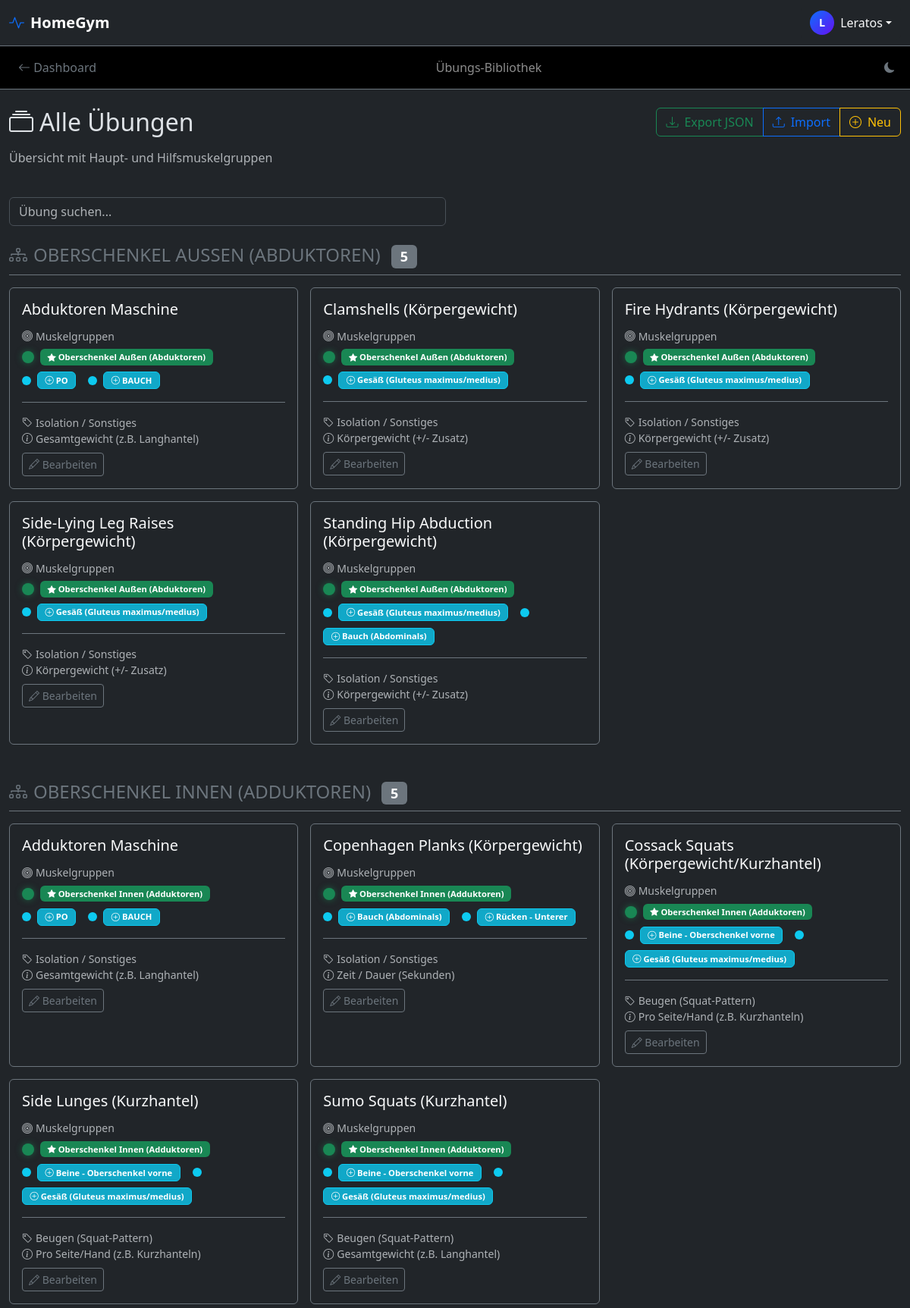
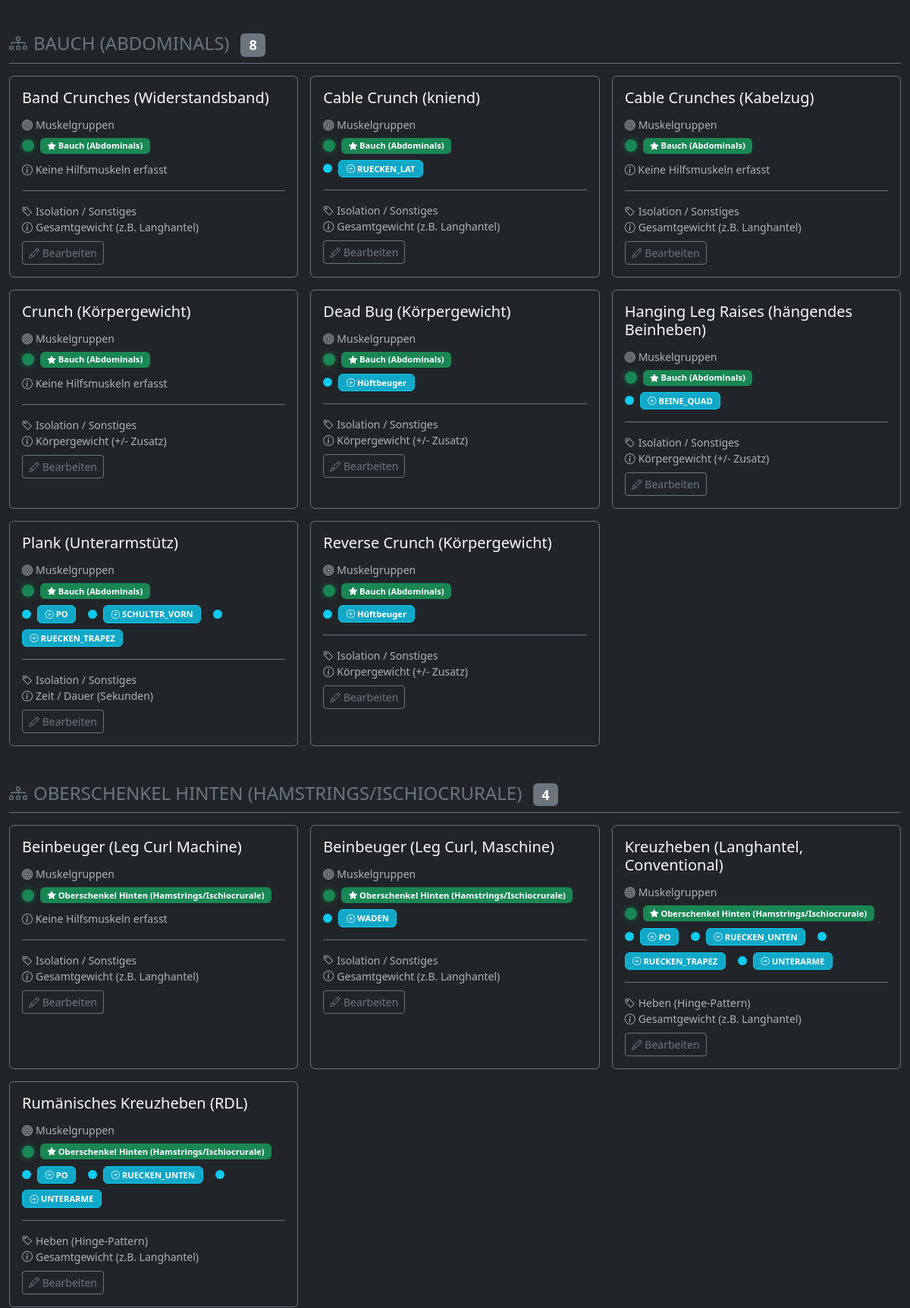
/uebungen/ (signed in, upper part), run on the app's committed database (2 pictures, top to bottom).
### core/models.py (models this page shows, shortened)
class Uebung(models.Model):
    bezeichnung = models.CharField(max_length=100, unique=True, verbose_name="Name der Übung")
    muskelgruppe = models.CharField(max_length=50, choices=MUSKELGRUPPEN, verbose_name="Hauptmuskel")
    hilfsmuskeln = models.JSONField(default=list, blank=True, verbose_name="Hilfsmuskelgruppen")
    gewichts_typ = models.CharField(max_length=20, choices=GEWICHTS_TYP, default='GESAMT', verbose_name="Gewichtsart")
    bewegungstyp = models.CharField(max_length=20, choices=BEWEGUNGS_TYP, default='ISOLATION', verbose_name="Bewegungsmuster")
    equipment = models.ManyToManyField(Equipment, related_name="uebungen", blank=True, verbose_name="Benötigtes Equipment")
    beschreibung = models.TextField(blank=True, verbose_name="Anleitung / Notizen")
    bild = models.ImageField(upload_to='uebungen_bilder/', blank=True, null=True, verbose_name="Foto/Grafik")
    video_link = models.URLField(blank=True, null=True, verbose_name="YouTube Link")
    favoriten = models.ManyToManyField(User, related_name="favoriten_uebungen", blank=True)
    erstellt_am = models.DateTimeField(auto_now_add=True)
    class Meta:
        verbose_name = "Übung"
        verbose_name_plural = "Übungen"
        ordering = ['bezeichnung']

### core/views.py (the view)
# urls.py: path('uebungen/', views.uebungen_auswahl, name='uebungen_auswahl'),
@login_required
def uebungen_auswahl(request):
    user_equipment_ids = request.user.verfuegbares_equipment.values_list('id', flat=True)
    if user_equipment_ids:
        uebungen = []
        for uebung in Uebung.objects.prefetch_related('equipment').order_by('muskelgruppe', 'bezeichnung'):
            required_eq_ids = set(uebung.equipment.values_list('id', flat=True))
            if not required_eq_ids or required_eq_ids.issubset(set(user_equipment_ids)):
                uebungen.append(uebung)
    else:
        uebungen = Uebung.objects.filter(equipment__isnull=True).distinct().order_by('muskelgruppe', 'bezeichnung')
    uebungen_nach_gruppe = {}
    for uebung in uebungen:
        mg_label = dict(MUSKELGRUPPEN).get(uebung.muskelgruppe, uebung.muskelgruppe)
        if mg_label not in uebungen_nach_gruppe:
            uebungen_nach_gruppe[mg_label] = []
        hilfs_labels = []
        if uebung.hilfsmuskeln:
            if isinstance(uebung.hilfsmuskeln, str):
                hilfs_texte = [h.strip() for h in uebung.hilfsmuskeln.split(',')]
            else:
                hilfs_texte = uebung.hilfsmuskeln
            text_to_code = {
                'Trizeps': 'TRIZEPS',
                'Bizeps': 'BIZEPS',
                'Brust': 'BRUST',
                'Schulter - Vordere': 'SCHULTER_VORN',
                'Schulter - Seitliche': 'SCHULTER_SEIT',
                'Schulter - Hintere': 'SCHULTER_HINT',
                'Bauch': 'BAUCH',
                'Po': 'PO',
                'Unterarme': 'UNTERARME',
                'Rücken - Nacken/Trapez': 'RUECKEN_TRAPEZ',
                'Rücken - Breiter Muskel': 'RUECKEN_LAT',
                'Rücken - Latissimus': 'RUECKEN_LAT',
                'Unterer Rücken': 'RUECKEN_UNTEN',
                'Beine - Quadrizeps': 'BEINE_QUAD',
                'Beine - Hamstrings': 'BEINE_HAM',
                'Waden': 'WADEN',
                'Adduktoren': 'ADDUKTOREN',
            }
            import re
            for hilfs_text in hilfs_texte:
                hilfs_text_clean = re.sub(r'\([^)]*\)', '', hilfs_text).strip()
                code = text_to_code.get(hilfs_text_clean)
                if code:
                    label = dict(MUSKELGRUPPEN).get(code, hilfs_text_clean)
                    hilfs_labels.append(label)
                else:
                    hilfs_labels.append(hilfs_text_clean)
        uebungen_nach_gruppe[mg_label].append({
            'id': uebung.id,
            'bezeichnung': uebung.bezeichnung,
            'muskelgruppe': uebung.muskelgruppe,
            'muskelgruppe_label': mg_label,
            'hilfsmuskeln': hilfs_labels,
            'hilfsmuskeln_count': len(hilfs_labels),
            'bewegungstyp': uebung.get_bewegungstyp_display(),
            'gewichts_typ': uebung.get_gewichts_typ_display(),
        })
    context = {
        'uebungen_nach_gruppe': uebungen_nach_gruppe,
    }
    return render(request, 'core/uebungen_auswahl.html', context)

### core/context_processors.py (called while the page is built)
def global_context(request):
    return {
        'current_year': datetime.now().year,
    }

### core/templates/core/uebungen_auswahl.html (shortened to what this page needs)
{% load static %}
{% load static %}<!doctype html>
<html lang="de" data-bs-theme="dark" id="htmlRoot">
<head>
    <link href="https://cdn.jsdelivr.net/npm/bootstrap@5.3.3/dist/css/bootstrap.min.css" rel="stylesheet">
    <link rel="stylesheet" href="https://cdn.jsdelivr.net/npm/bootstrap-icons@1.11.3/font/bootstrap-icons.min.css">
    <link rel="stylesheet" href="{% static 'core/css/theme-styles.css' %}">
</head>
<body>
    {% include 'core/includes/global_header.html' %}
    <nav class="navbar navbar-dark bg-black border-bottom border-secondary">
        <div class="container-fluid">
            <a class="btn btn-outline-secondary border-0" href="{% url 'dashboard' %}">
                <i class="bi bi-arrow-left"></i> Dashboard
            </a>
            <span class="navbar-text">Übungs-Bibliothek</span>
                    <button onclick="toggleTheme()" class="btn btn-sm btn-outline-secondary border-0 ms-2" title="Theme wechseln">
              <i class="bi bi-moon-fill" id="themeIcon"></i>
            </button>
</div>
    </nav>
    <div class="container-fluid py-4">
        <div class="row mb-4">
            <div class="col">
                <h2 class="mb-3">
                    <i class="bi bi-collection me-2"></i>Alle Übungen
                </h2>
                <p class="text-muted">
                    Übersicht mit Haupt- und Hilfsmuskelgruppen
                </p>
            </div>
            {% if user.is_staff %}
            <div class="col-auto">
                <div class="btn-group" role="group">
                    <a href="{% url 'export_uebungen' %}" class="btn btn-outline-success" title="Übungen exportieren">
                        <i class="bi bi-download me-2"></i>Export JSON
                    </a>
                    <button type="button" class="btn btn-outline-primary" data-bs-toggle="modal" data-bs-target="#importModal" title="Übungen importieren">
                        <i class="bi bi-upload me-2"></i>Import
                    </button>
                    <a href="{% url 'admin:core_uebung_add' %}" class="btn btn-outline-warning" title="Neue Übung">
                        <i class="bi bi-plus-circle me-2"></i>Neu
                    </a>
                </div>
            </div>
            {% endif %}
        </div>
        <div class="row mb-4">
            <div class="col-md-6">
                <input type="text" id="searchExercises" class="form-control" placeholder="Übung suchen...">
            </div>
        </div>
        {% for gruppe, uebungen in uebungen_nach_gruppe.items %}
        <div class="muscle-group-section mb-5">
            <h4 class="text-secondary text-uppercase mb-3 border-bottom border-secondary pb-2">
                <i class="bi bi-diagram-3 me-2"></i>{{ gruppe }}
                <span class="badge bg-secondary ms-2">{{ uebungen|length }}</span>
            </h4>
            <div class="row g-3">
                {% for uebung in uebungen %}
                <div class="col-lg-4 col-md-6 exercise-item" data-name="{{ uebung.bezeichnung|lower }}">
                    <a href="{% url 'exercise_detail' uebung.id %}" class="text-decoration-none">
                        <div class="card exercise-card bg-dark border-secondary h-100">
                            <div class="card-body">
                                <h5 class="card-title mb-3 text-light">
                                    {{ uebung.bezeichnung }}
                                </h5>
                            <div class="mb-3">
                                <h6 class="text-muted small mb-2">
                                    <i class="bi bi-bullseye me-1"></i>Muskelgruppen
                                </h6>
                                <div class="muscle-visual mb-2">
                                    <span class="muscle-dot primary" title="Hauptmuskel"></span>
                                    <span class="badge muscle-badge primary">
                                        <i class="bi bi-star-fill"></i> {{ uebung.muskelgruppe_label }}
                                    </span>
                                </div>
                                {% if uebung.hilfsmuskeln %}
                                <div class="muscle-visual">
                                    {% for hilfs in uebung.hilfsmuskeln %}
                                    <span class="muscle-dot secondary" title="Hilfsmuskel"></span>
                                    <span class="badge muscle-badge secondary">
                                        <i class="bi bi-plus-circle"></i> {{ hilfs }}
                                    </span>
                                    {% if not forloop.last %}<br>{% endif %}
                                    {% endfor %}
                                </div>
                                {% else %}
                                <small class="text-muted">
                                    <i class="bi bi-info-circle"></i> Keine Hilfsmuskeln erfasst
                                </small>
                                {% endif %}
                            </div>
                            <div class="mt-auto pt-3 border-top border-secondary">
                                <small class="text-muted d-block">
                                    <i class="bi bi-tag me-1"></i>{{ uebung.bewegungstyp }}
                                </small>
                                <small class="text-muted d-block">
                                    <i class="bi bi-info-circle me-1"></i>{{ uebung.gewichts_typ }}
                                </small>
                                {% if user.is_staff %}
                                <div class="mt-2">
                                    <a href="{% url 'admin:core_uebung_change' uebung.id %}" class="btn btn-sm btn-outline-secondary" onclick="event.stopPropagation();">
                                        <i class="bi bi-pencil"></i> Bearbeiten
                                    </a>
                                </div>
                                {% endif %}
                            </div>
                        </div>
                    </div>
                    </a>
                </div>
                {% endfor %}
            </div>
        </div>
        {% endfor %}
    </div>
</body>
</html>

### core/templates/core/includes/global_header.html (shortened to what this page needs)
<nav class="navbar navbar-dark bg-dark border-bottom border-secondary sticky-top">
    <div class="container-fluid">
        <a class="navbar-brand fw-bold d-flex align-items-center" href="{% url 'dashboard' %}">
            <i class="bi bi-activity text-primary me-2"></i>
            <span class="d-none d-sm-inline">HomeGym</span>
        </a>
        <div class="dropdown">
            <button class="btn btn-dark dropdown-toggle d-flex align-items-center border-0"
                    type="button"
                    id="userDropdown"
                    data-bs-toggle="dropdown"
                    aria-expanded="false">
                <div class="user-avatar me-2">
                    {{ user.username|slice:":1"|upper }}
                </div>
                <span class="d-none d-md-inline text-light">{{ user.username }}</span>
            </button>
        </div>
    </div>
</nav>

### core/static/core/css/theme-styles.css (style rules this page uses)
[data-bs-theme="dark"] .card { background-color: #2b3035; color: #fff; }

### core/templates/core/uebungen_auswahl.html (style rules this page uses)
.exercise-card { transition: all 0.2s; }
.exercise-card .text-light { color: #f8f9fa !important; }
.muscle-visual { display: flex; align-items: center; gap: 0.5rem; flex-wrap: wrap; }
.muscle-dot { width: 12px; height: 12px; border-radius: 50%; display: inline-block; }
.muscle-dot.primary { background-color: #198754; width: 16px; height: 16px; box-shadow: 0 0 8px rgba(25, 135, 84, 0.6); }
.muscle-dot.secondary { background-color: #0dcaf0; }
.muscle-badge { font-size: 0.7rem; padding: 0.3rem 0.6rem; }
.muscle-badge.primary { background-color: #198754; }
.muscle-badge.secondary { background-color: rgba(13, 202, 240, 0.8); border: 1px solid #0dcaf0; }

### core/templates/core/includes/global_header.html (style rules this page uses)
.user-avatar { width: 32px; height: 32px; background: linear-gradient(135deg, #0d6efd, #6610f2); border-radius: 50%; display: flex; align-items: center; justify-content: center; font-weight: bold; font-size: 0.9rem; color: white; }

### data on the page
Uebung: bezeichnung "Abduktoren Maschine"
Uebung: bezeichnung "Clamshells (Körpergewicht)"
Uebung: bezeichnung "Fire Hydrants (Körpergewicht)"
Uebung: bezeichnung "Side-Lying Leg Raises (Körpergewicht)"
Uebung: bezeichnung "Standing Hip Abduction (Körpergewicht)"
Uebung: bezeichnung "Adduktoren Maschine"
Uebung: bezeichnung "Copenhagen Planks (Körpergewicht)"
Uebung: bezeichnung "Cossack Squats (Körpergewicht/Kurzhantel)"
Uebung: bezeichnung "Side Lunges (Kurzhantel)"
Uebung: bezeichnung "Sumo Squats (Kurzhantel)"
Uebung: bezeichnung "Band Crunches (Widerstandsband)"
Uebung: bezeichnung "Cable Crunch (kniend)"
Uebung: bezeichnung "Cable Crunches (Kabelzug)"
Uebung: bezeichnung "Crunch (Körpergewicht)"
Uebung: bezeichnung "Dead Bug (Körpergewicht)"
Uebung: bezeichnung "Hanging Leg Raises (hängendes Beinheben)"
Uebung: bezeichnung "Plank (Unterarmstütz)"
Uebung: bezeichnung "Reverse Crunch (Körpergewicht)"
Uebung: bezeichnung "Beinbeuger (Leg Curl Machine)"
Uebung: bezeichnung "Beinbeuger (Leg Curl, Maschine)"
Uebung: bezeichnung "Kreuzheben (Langhantel, Conventional)"
Uebung: bezeichnung "Rumänisches Kreuzheben (RDL)"

### other printed values
{{ user.username|slice:":1"|upper }} "L"
{{ user.username }} "Leratos"
{{ gruppe }} "OBERSCHENKEL AUSSEN (ABDUKTOREN)" "OBERSCHENKEL INNEN (ADDUKTOREN)" "BAUCH (ABDOMINALS)" "OBERSCHENKEL HINTEN (HAMSTRINGS/ISCHIOCRURALE)"
{{ uebungen|length }} "5" "5" "8" "4"
{{ uebung.muskelgruppe_label }} "Oberschenkel Außen (Abduktoren)" "Oberschenkel Außen (Abduktoren)" "Oberschenkel Außen (Abduktoren)" "Oberschenkel Außen (Abduktoren)" "Oberschenkel Außen (Abduktoren)" "Oberschenkel Innen (Adduktoren)" "Oberschenkel Innen (Adduktoren)" "Oberschenkel Innen (Adduktoren)" "Oberschenkel Innen (Adduktoren)" "Oberschenkel Innen (Adduktoren)" "Bauch (Abdominals)" "Bauch (Abdominals)" "Bauch (Abdominals)" "Bauch (Abdominals)" "Bauch (Abdominals)" "Bauch (Abdominals)" "Bauch (Abdominals)" "Bauch (Abdominals)" "Oberschenkel Hinten (Hamstrings/Ischiocrurale)" "Oberschenkel Hinten (Hamstrings/Ischiocrurale)" "Oberschenkel Hinten (Hamstrings/Ischiocrurale)" "Oberschenkel Hinten (Hamstrings/Ischiocrurale)"
{{ hilfs }} "PO" "BAUCH" "Gesäß (Gluteus maximus/medius)" "Gesäß (Gluteus maximus/medius)" "Gesäß (Gluteus maximus/medius)" "Gesäß (Gluteus maximus/medius)" "Bauch (Abdominals)" "PO" "BAUCH" "Bauch (Abdominals)" "Rücken - Unterer" "Beine - Oberschenkel vorne" "Gesäß (Gluteus maximus/medius)" "Beine - Oberschenkel vorne" "Gesäß (Gluteus maximus/medius)" "Beine - Oberschenkel vorne" "Gesäß (Gluteus maximus/medius)" "RUECKEN_LAT" "Hüftbeuger" "BEINE_QUAD" "PO" "SCHULTER_VORN" "RUECKEN_TRAPEZ" "Hüftbeuger" "WADEN" "PO" "RUECKEN_UNTEN" "RUECKEN_TRAPEZ" "UNTERARME" "PO" "RUECKEN_UNTEN" "UNTERARME"
{{ uebung.bewegungstyp }} "Isolation / Sonstiges" "Isolation / Sonstiges" "Isolation / Sonstiges" "Isolation / Sonstiges" "Isolation / Sonstiges" "Isolation / Sonstiges" "Isolation / Sonstiges" "Beugen (Squat-Pattern)" "Beugen (Squat-Pattern)" "Beugen (Squat-Pattern)" "Isolation / Sonstiges" "Isolation / Sonstiges" "Isolation / Sonstiges" "Isolation / Sonstiges" "Isolation / Sonstiges" "Isolation / Sonstiges" "Isolation / Sonstiges" "Isolation / Sonstiges" "Isolation / Sonstiges" "Isolation / Sonstiges" "Heben (Hinge-Pattern)" "Heben (Hinge-Pattern)"
{{ uebung.gewichts_typ }} "Gesamtgewicht (z.B. Langhantel)" "Körpergewicht (+/- Zusatz)" "Körpergewicht (+/- Zusatz)" "Körpergewicht (+/- Zusatz)" "Körpergewicht (+/- Zusatz)" "Gesamtgewicht (z.B. Langhantel)" "Zeit / Dauer (Sekunden)" "Pro Seite/Hand (z.B. Kurzhanteln)" "Pro Seite/Hand (z.B. Kurzhanteln)" "Gesamtgewicht (z.B. Langhantel)" "Gesamtgewicht (z.B. Langhantel)" "Gesamtgewicht (z.B. Langhantel)" "Gesamtgewicht (z.B. Langhantel)" "Körpergewicht (+/- Zusatz)" "Körpergewicht (+/- Zusatz)" "Körpergewicht (+/- Zusatz)" "Zeit / Dauer (Sekunden)" "Körpergewicht (+/- Zusatz)" "Gesamtgewicht (z.B. Langhantel)" "Gesamtgewicht (z.B. Langhantel)" "Gesamtgewicht (z.B. Langhantel)" "Gesamtgewicht (z.B. Langhantel)"
